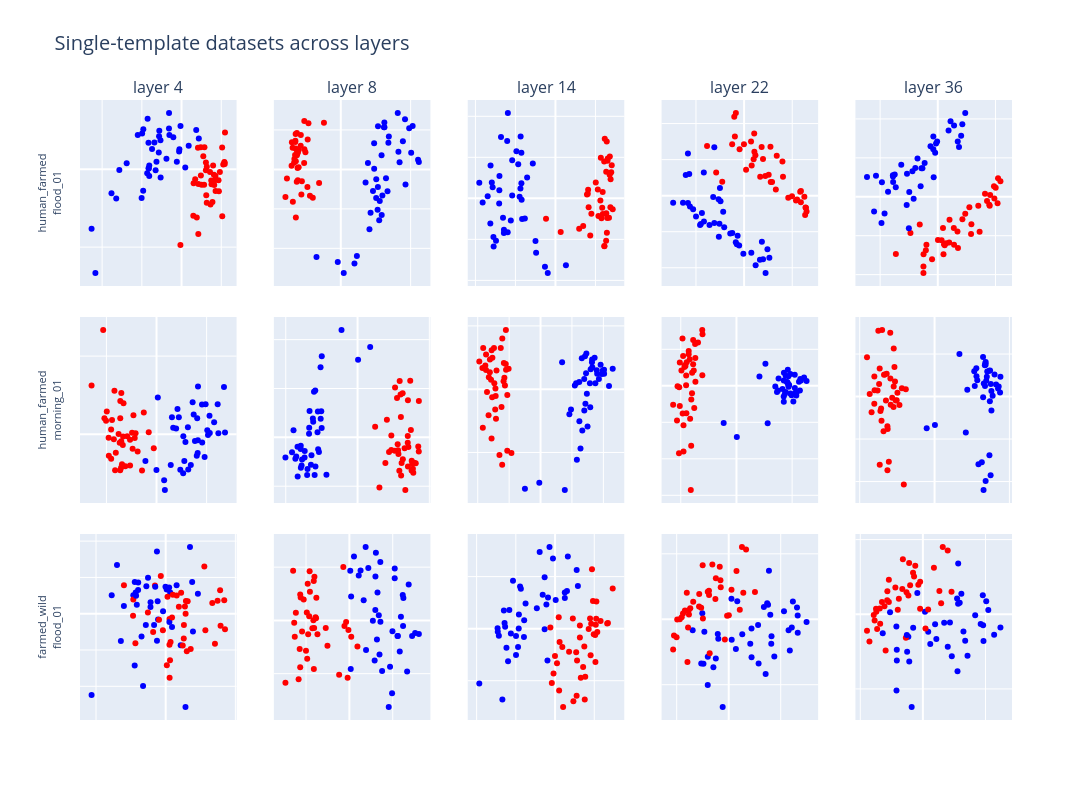

The cell this chart's notebook holds for it:
### Code cell
from plotly.subplots import make_subplots
import plotly.graph_objects as go
import os

# where does the human/animal split emerge across depth?
datasets = [
    'single-template/human_farmed/flood_01',      # harm
    'single-template/human_farmed/morning_01',    # neutral
    'single-template/farmed_wild/flood_01',       # control: animal vs animal
]
layers = [4, 8, 14, 22, 36]  # llama-2-13b has 40 layers; 14 is its probe_layer

figs = [[] for _ in datasets]

for i, dataset in enumerate(datasets):
    for sweep_layer in layers:
        fig = TruthData.from_datasets(
            [dataset],
            model=model,
            layer=sweep_layer,
            noperiod=noperiod,
            device=device
            ).plot(
                dimensions=2,
                color='label',
            )
        figs[i].append(fig)

fig = make_subplots(rows = len(datasets), cols = len(layers),
                    subplot_titles=[f"layer {sweep_layer}" for sweep_layer in layers],
                    vertical_spacing=0.05)

for i, dataset in enumerate(datasets):
    for j, sweep_layer in enumerate(layers):
        for data in figs[i][j].data:
            data['showlegend'] = False
            fig.add_trace(data, row=i+1, col=j+1)

for i, dataset in enumerate(datasets):
    fig.update_yaxes(title_text=dataset.replace('/', '<br>'), title_font={'size': 11}, row=i+1, col=1)

fig.update_coloraxes(
    colorscale='Bluered_r'
)

fig.update_xaxes(showticklabels=False)
fig.update_yaxes(showticklabels=False)

fig.update_layout(height=800, width=1200, coloraxis_showscale=False)

fig.update_layout(
    title = {
        'text' : f"Single-template datasets across layers",
        'font' : {'size' : 20},
    }
)


fig.show()
